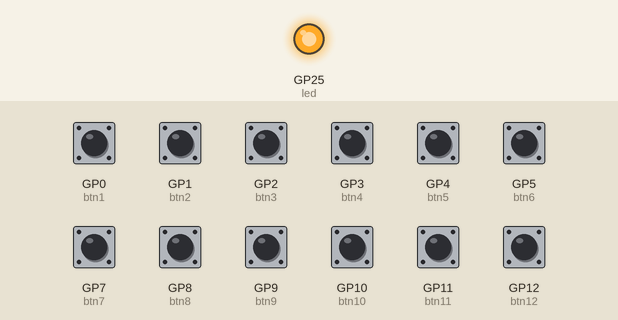
Simulated run of this program. Board: Raspberry Pi Pico running CircuitPython. Shown: output pins drawn as LEDs (lit = HIGH). Dashed ring = blinking. The test bench sets the inputs (shaded band); at power-on: GP0 (btn1), GP1 (btn2), GP2 (btn3), GP3 (btn4), GP4 (btn5), GP5 (btn6), GP7 (btn7), GP8 (btn8), GP9 (btn9), GP10 (btn10), GP11 (btn11), GP12 (btn12) LOW. USB keyboard and mouse output is not drawn.

Above: at 0.1 s.
At 1.8 s:
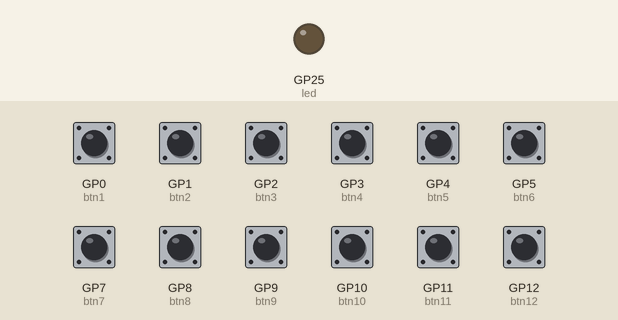
1.9 s: GP0 (btn1) pulled HIGH for 1 s
At 1.93 s:
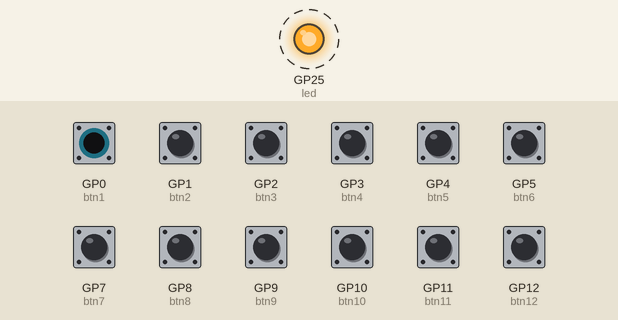
Timing chart, 0 to 4.9 s (numbered marks = the images above; inputs shaded):
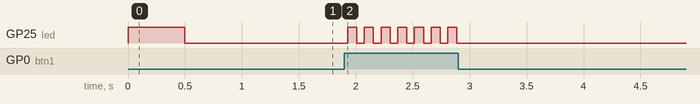

The program:

code.py
```python
import time
import board
import digitalio
import usb_hid
from adafruit_hid.keycode import Keycode
from adafruit_hid.keyboard import Keyboard
from adafruit_hid.keyboard_layout_us import KeyboardLayoutUS

led = digitalio.DigitalInOut(board.LED)
led.direction = digitalio.Direction.OUTPUT

keyboard = Keyboard(usb_hid.devices)
btn1_pin = board.GP0
btn1 = digitalio.DigitalInOut(btn1_pin)
btn1.direction = digitalio.Direction.INPUT
btn1.pull = digitalio.Pull.DOWN

btn2_pin = board.GP1
btn2 = digitalio.DigitalInOut(btn2_pin)
btn2.direction = digitalio.Direction.INPUT
btn2.pull = digitalio.Pull.DOWN

btn3_pin = board.GP2
btn3 = digitalio.DigitalInOut(btn3_pin)
btn3.direction = digitalio.Direction.INPUT
btn3.pull = digitalio.Pull.DOWN

btn4_pin = board.GP3
btn4 = digitalio.DigitalInOut(btn4_pin)
btn4.direction = digitalio.Direction.INPUT
btn4.pull = digitalio.Pull.DOWN

btn5_pin = board.GP4
btn5 = digitalio.DigitalInOut(btn5_pin)
btn5.direction = digitalio.Direction.INPUT
btn5.pull = digitalio.Pull.DOWN

btn6_pin = board.GP5
btn6 = digitalio.DigitalInOut(btn6_pin)
btn6.direction = digitalio.Direction.INPUT
btn6.pull = digitalio.Pull.DOWN

btn7_pin = board.GP7
btn7 = digitalio.DigitalInOut(btn7_pin)
btn7.direction = digitalio.Direction.INPUT
btn7.pull = digitalio.Pull.DOWN

btn8_pin = board.GP8
btn8 = digitalio.DigitalInOut(btn8_pin)
btn8.direction = digitalio.Direction.INPUT
btn8.pull = digitalio.Pull.DOWN

btn9_pin = board.GP9
btn9 = digitalio.DigitalInOut(btn9_pin)
btn9.direction = digitalio.Direction.INPUT
btn9.pull = digitalio.Pull.DOWN

btn10_pin = board.GP10
btn10 = digitalio.DigitalInOut(btn10_pin)
btn10.direction = digitalio.Direction.INPUT
btn10.pull = digitalio.Pull.DOWN

btn11_pin = board.GP11
btn11 = digitalio.DigitalInOut(btn11_pin)
btn11.direction = digitalio.Direction.INPUT
btn11.pull = digitalio.Pull.DOWN

btn12_pin = board.GP12
btn12 = digitalio.DigitalInOut(btn12_pin)
btn12.direction = digitalio.Direction.INPUT
btn12.pull = digitalio.Pull.DOWN

led.value = True
time.sleep(0.5)
led.value = False
time.sleep(0.1)
while True:
    if btn1.value:
        keyboard.send(Keycode.SHIFT, Keycode.F1)
        led.value = True
        time.sleep(0.08)
        led.value = False

    if btn2.value:
        keyboard.send(Keycode.SHIFT, Keycode.F11)
        led.value = True
        time.sleep(0.08)
        led.value = False

    if btn3.value:
        keyboard.send(Keycode.SHIFT, Keycode.F6)
        led.value = True
        time.sleep(0.08)
        led.value = False

    if btn4.value:
        keyboard.send(Keycode.SHIFT, Keycode.F7)
        led.value = True
        time.sleep(0.08)
        led.value = False

    if btn5.value:
        keyboard.send(Keycode.SHIFT, Keycode.F10)
        led.value = True
        time.sleep(0.08)
        led.value = False

    if btn6.value:
        keyboard.send(Keycode.SHIFT, Keycode.F8)
        led.value = True
        time.sleep(0.08)
        led.value = False

    if btn7.value:
        keyboard.send(Keycode.SHIFT, Keycode.F12)
        led.value = True
        time.sleep(0.08)
        led.value = False

    if btn8.value:
        keyboard.send(Keycode.SHIFT, Keycode.F9)
        led.value = True
        time.sleep(0.08)
        led.value = False

    if btn9.value:
        keyboard.send(Keycode.SHIFT, Keycode.F3)
        led.value = True
        time.sleep(0.08)
        led.value = False

    if btn10.value:
        keyboard.send(Keycode.SHIFT, Keycode.F2)
        led.value = True
        time.sleep(0.08)
        led.value = False

    if btn11.value:
        keyboard.send(Keycode.SHIFT, Keycode.F4)
        led.value = True
        time.sleep(0.08)
        led.value = False

    if btn12.value:
        keyboard.send(Keycode.SHIFT, Keycode.F5)
        led.value = True
        time.sleep(0.08)
        led.value = False
    time.sleep(0.05)
```

Measured:
- after the input at 1.9 s, GP25 (led): alternates HIGH for 0.08 s and LOW for 0.07 s, 14 changes in all, then stays LOW, starting at once
